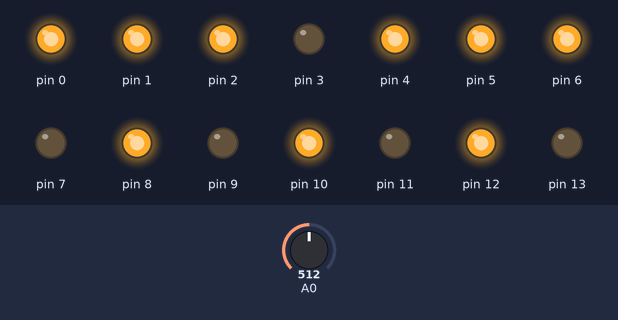
A sketch run on a simulated Arduino Uno, built with avr-gcc and run on an emulated ATmega328P. Parts: output pins drawn as LEDs (lit = HIGH). The inputs (shaded band) are chosen by the test bench; at power-on: A0 = 512.

Above: at 1.8 s.
1.9 s: A0 set to 513
At 3.2 s:
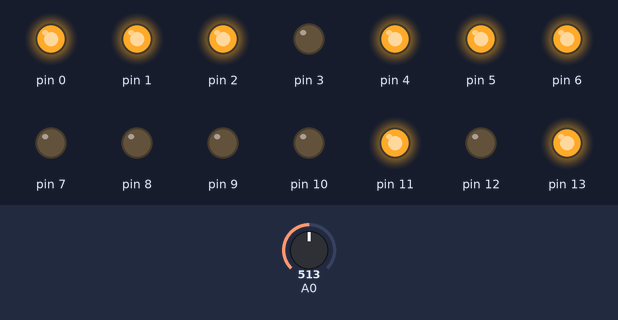
3.5 s: A0 set to 716
At 4.9 s:
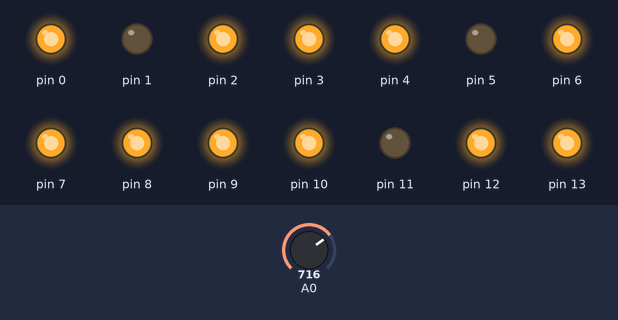
5.5 s: A0 set to 717
At 6.4 s:
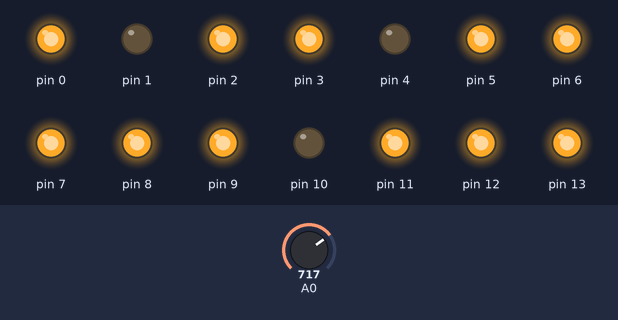
7.5 s: A0 set to 900
At 9.2 s:
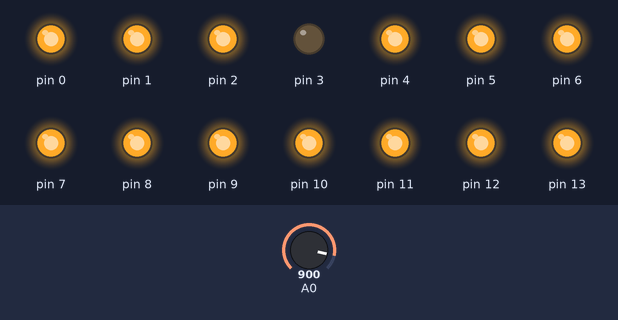
9.5 s: A0 set to 902
At 10.7 s:
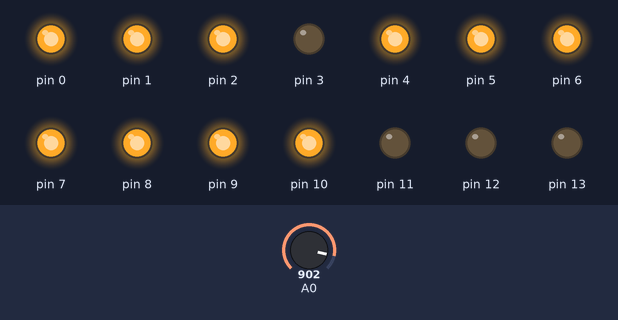
11.5 s: A0 set to 511
At 12.3 s:
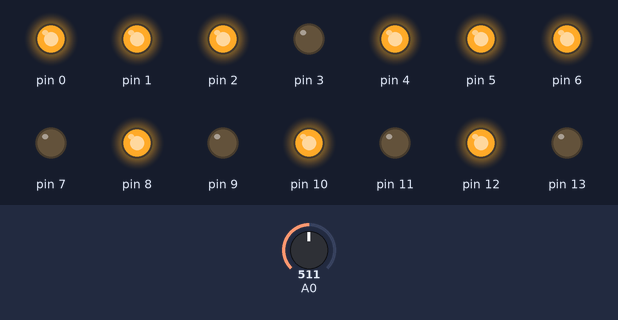
Timing chart, 0 to 14.5 s (numbered marks = the images above; inputs shaded):
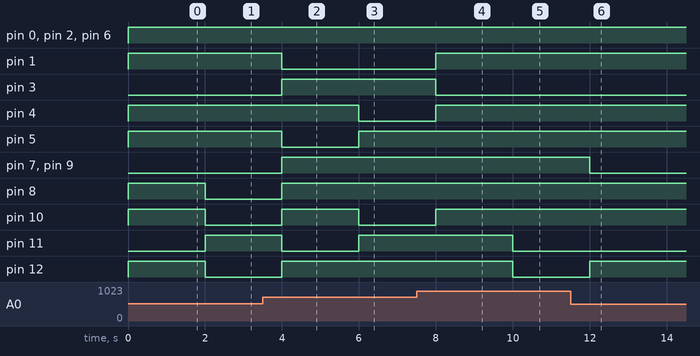

The sketch:

digitalTempSensor.ino
```cpp
short int temp;
short int pinN[2][7];
short int firstD, secondD;

class Numbers
{
public:
  bool states[7];
};
Numbers number[10];

//makes it easier to set up numbers
void addValues(Numbers &numberl, bool v1, bool v2, bool v3, bool v4, bool v5, bool v6, bool v7)
{
   numberl.states[0] = v1;
   numberl.states[1] = v2;
   numberl.states[2] = v3;
   numberl.states[3] = v4;
   numberl.states[4] = v5;
   numberl.states[5] = v6;
   numberl.states[6] = v7;
}

//gives array of premade signals for each number
void createNumbers()
{
  addValues(number[0], 1,1,1,0,1,1,1);
  addValues(number[1], 0,0,1,0,0,1,0);
  addValues(number[2], 1,0,1,1,1,0,1);
  addValues(number[3], 1,0,1,1,0,1,1);
  addValues(number[4], 0,1,0,1,0,1,0);
  addValues(number[5], 1,1,0,1,0,1,1);
  addValues(number[6], 1,1,0,1,1,1,1);
  addValues(number[7], 1,0,1,0,0,1,0);
  addValues(number[8], 1,1,1,1,1,1,1);
  addValues(number[9], 1,1,1,1,0,1,1);
}

//turns states into signals
void chSt(bool digit, Numbers numberl)
{

    for(int y = 0; y < 7; y++)
      digitalWrite(pinN[digit][y],  numberl.states[y]);
}

// the setup function runs once when you press reset or power the board
void setup() {
  pinMode(14, INPUT);
  for(int i = 0; i <= 13; i++)
    pinMode(i, OUTPUT);
  short int pin = 0;
  for(int i = 0; i < 2; i++)
    for(int y = 0; y < 7; y++)
      pinN[i][y] = pin++;

  createNumbers();
}

// the loop function runs over and over again forever
void loop() {
  temp =  (5 * analogRead(A0) * 100) / 1024;
  firstD = temp / 10;
  secondD = temp % 10;

  chSt(0, number[firstD]);
  chSt(1, number[secondD]);

  delay(1000);
}
```

Measured:
- the behaviour switches between 512 and 513 on A0 (found by bisection; images 0 and 1)
- the behaviour switches between 716 and 717 on A0 (found by bisection; images 2 and 3)
- the behaviour switches between 901 and 902 on A0 (found by bisection; images 4 and 5)
- after the input at 1.9 s, pin 8, pin 10, pin 12: HIGH → LOW after 0.10 s; pin 11, pin 13: LOW → HIGH after 0.10 s
- after the input at 3.5 s, pin 1, pin 5, pin 11: HIGH → LOW after 0.50 s; pin 3, pin 7–10, pin 12: LOW → HIGH after 0.50 s
- after the input at 5.5 s, pin 4, pin 10: HIGH → LOW after 0.50 s; pin 5, pin 11: LOW → HIGH after 0.50 s
- after the input at 7.5 s, pin 1, pin 4, pin 10: LOW → HIGH after 0.50 s; pin 3: HIGH → LOW after 0.50 s
- after the input at 9.5 s, pin 11–13: HIGH → LOW after 0.50 s
- after the input at 11.5 s, pin 7, pin 9: HIGH → LOW after 0.50 s; pin 12: LOW → HIGH after 0.50 s
